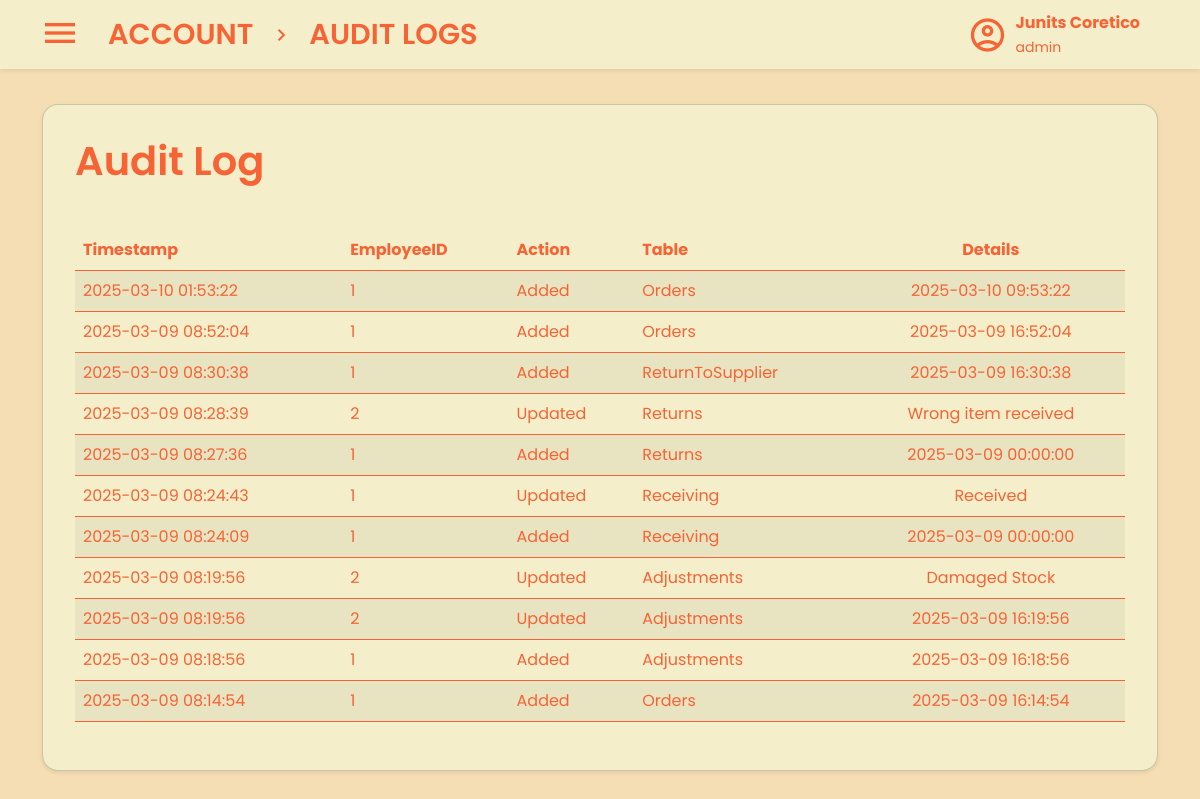
The page /views/admin/audit-log.php (signed in) on the database as committed earlier.
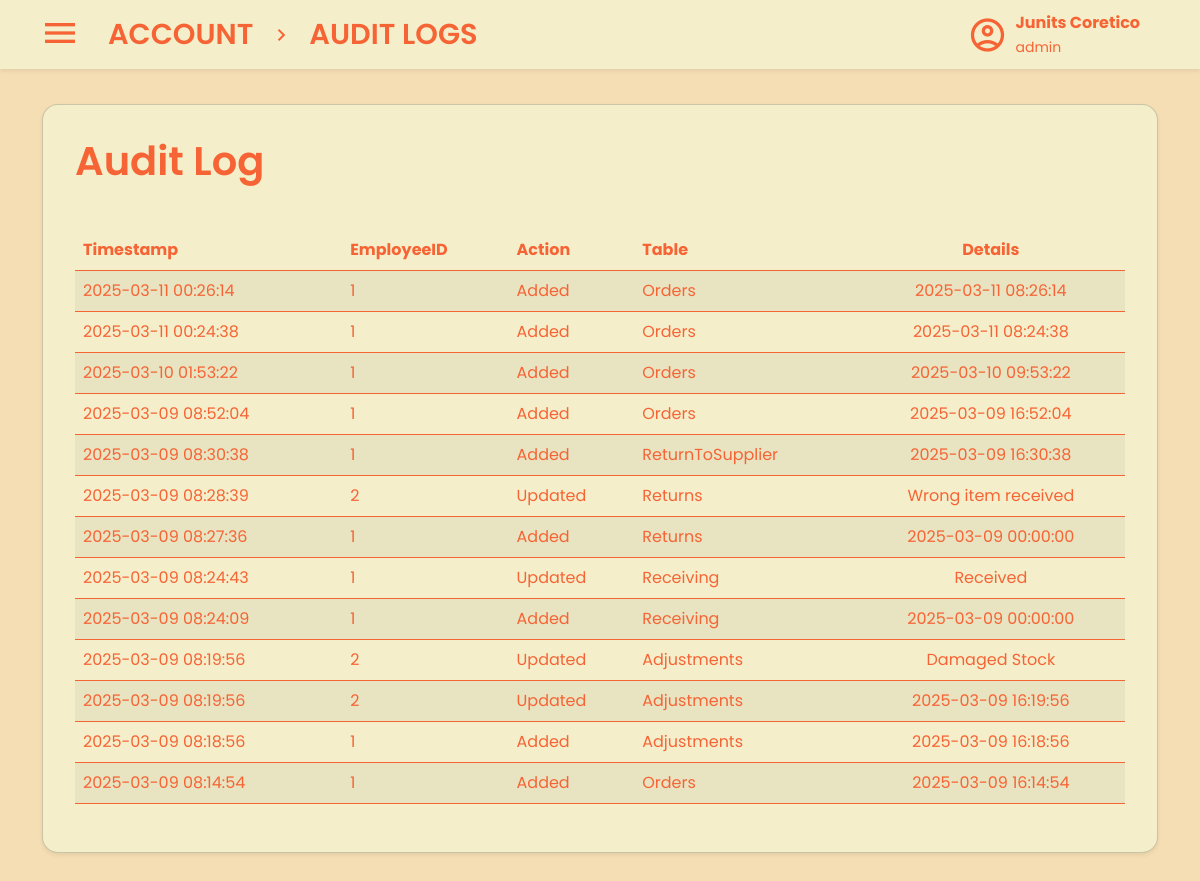
The same page on the database as committed later.
### tables this page shows
CREATE TABLE `audit_logs` (
  `LogID` int(11) NOT NULL AUTO_INCREMENT,
  `TableName` varchar(50) NOT NULL,
  `RecordID` int(11) NOT NULL,
  `ActionType` enum('Added','Updated') NOT NULL,
  `ColumnName` varchar(50) NOT NULL,
  `OldValue` text DEFAULT NULL,
  `NewValue` text NOT NULL,
  `AdminID` int(11) NOT NULL,
  `Timestamp` timestamp NOT NULL DEFAULT current_timestamp(),
  PRIMARY KEY (`LogID`),
  KEY `AdminID` (`AdminID`),
  CONSTRAINT `audit_logs_ibfk_1` FOREIGN KEY (`AdminID`) REFERENCES `employees` (`EmployeeID`) ON DELETE CASCADE
);

### views/admin/audit-log.php (the view, shortened to what this page needs)
<?php
include '../../database/database.php';
$sql = "SELECT * FROM audit_logs ORDER BY Timestamp DESC";
$result = $conn->query($sql);
?>
<!DOCTYPE html>
<html lang="en">
<head>
    <link rel="stylesheet" href="../../statics/account-style.css" />
    <link rel="stylesheet" href="../../statics/style.css" />
    <link rel="stylesheet" href="../../statics/css/bootstrap.min.css" />
    <link rel="stylesheet" href="../../statics/account-manager.css" />
</head>
<body class="main">
    <nav class="navbar bg-body-tertiary fixed-top shadow-sm">
        <div class="container-fluid">
            <div class="d-flex align-items-center">
                <button
                    class="navbar-toggler mx-3 border-0 shadow-none"
                    type="button"
                    data-bs-toggle="offcanvas"
                    data-bs-target="#offcanvasNavbar"
                    aria-controls="offcanvasNavbar"
                    aria-label="Toggle navigation">
                    <span class="material-icons-outlined navbar-icon"> menu </span>
                </button>
                <a class="navbar-brand fw-semibold" href="../account.php">ACCOUNT</a>
                <span class="material-icons-outlined me-3">chevron_right</span>
                <a class="navbar-brand fw-semibold" href="audit-log.php">AUDIT LOGS</a>
            </div>
            <div class="d-flex align-items-center me-5 ms-auto">
                <span class="material-icons-outlined me-2 fs-1">account_circle</span>
                <div>
                    <p class="fw-bold mb-0">
                        <?php echo htmlspecialchars($_SESSION['first_name'] . ' ' . $_SESSION['last_name']); ?>
                    </p>
                    <small class="mt-0">
                        <?php echo htmlspecialchars($_SESSION['role']); ?>
                    </small>
                </div>
            </div>
        </div>
    </nav>
    <div class="container pt-4 mb-0">
        <div class="card shadow-sm rounded-4 p-3">
            <div class="card-body">
                <h5 class="card-title fw-semibold display-6 mb-4">Audit Log</h5>
                <?php if ($result->num_rows > 0): ?>
                    <div class="table-responsive">
                        <table class="table table-striped table-hover">
                            <thead>
                                <tr>
                                    <th>Timestamp</th>
                                    <th>EmployeeID</th>
                                    <th>Action</th>
                                    <th>Table</th>
                                    <th>Details</th>
                                </tr>
                            </thead>
                            <tbody>
                                <?php while ($row = $result->fetch_assoc()): ?>
                                    <tr>
                                        <td class="py-2"><?php echo $row['Timestamp']; ?></td>
                                        <td class="py-2"><?php echo $row['AdminID']; ?></td>
                                        <td class="py-2"><?php echo $row['ActionType']; ?></td>
                                        <td class="py-2"><?php echo $row['TableName']; ?></td>
                                        <td class="py-2"><?php echo $row['NewValue']; ?></td>
                                    </tr>
                                <?php endwhile; ?>
                            </tbody>
                        </table>
                    </div>
                <?php else: ?>
                    <p class="text-center text-muted fw-semibold">No recorded transactions at this time.</p>
                <?php endif; ?>
            </div>
        </div>
    </div>
</body>
</html>

Rows that differ between the two databases and show on the page:
added audit_logs: Timestamp "2025-03-11 00:26:14", AdminID "1", ActionType "Added", TableName "Orders", NewValue "2025-03-11 08:26:14"
added audit_logs: Timestamp "2025-03-11 00:24:38", AdminID "1", ActionType "Added", TableName "Orders", NewValue "2025-03-11 08:24:38"
